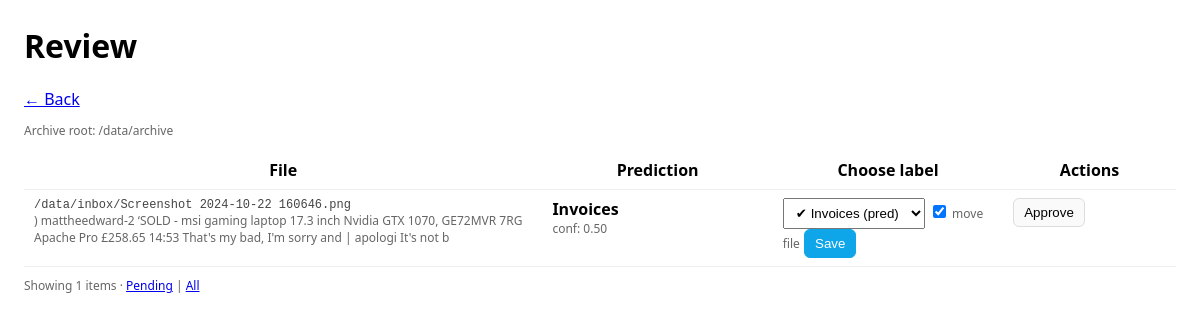
Screenshot of /review with the database file from the repository.
### tables this page shows
CREATE TABLE ml_samples (
  file_hash       TEXT PRIMARY KEY,
  path            TEXT,
  text            TEXT,
  predicted_label TEXT,
  confidence      REAL,
  created_at      TIMESTAMP DEFAULT CURRENT_TIMESTAMP,
  updated_at      TIMESTAMP DEFAULT CURRENT_TIMESTAMP
);

### nas_file_organizer/web/review_router.py (the view)
@router.get("/review")
def review_page(request: Request, page: int = 1, per: int = 20, only_pending: int = 1):
    offset = (page-1) * per
    with db() as con:
        rows = con.execute(f"""
            SELECT s.file_hash, s.path, s.text, s.predicted_label, s.confidence,
                   (SELECT lbl.label FROM ml_labels AS lbl WHERE lbl.file_hash = s.file_hash) AS gold_label
            FROM ml_samples AS s
            ORDER BY s.created_at DESC
            LIMIT ? OFFSET ?
        """, (per, offset)).fetchall()
    if only_pending:
        rows = [r for r in rows if (r["gold_label"] is None)]
    return templates.TemplateResponse("review.html", {
        "request": request,
        "rows": rows,
        "labels": top_level_labels(),
        "page": page, "per": per, "only_pending": only_pending,
        "archive_root": ARCHIVE_ROOT
    })

### templates/review.html (shortened to what this page needs)
<!doctype html>
<html>
<head>
</head>
<body class="bg-slate-50 text-slate-900">
    <div class="flex items-center justify-between mb-4">
        <h1 class="text-2xl font-bold">Review</h1>
        <a href="/" class="px-3 py-2 rounded-lg bg-slate-200 hover:bg-slate-300 text-sm">← Back</a>
    </div>
  <p class="muted">Archive root: {{ archive_root }}</p>
  <table>
    <thead>
      <tr>
        <th>File</th>
        <th>Prediction</th>
        <th>Choose label</th>
        <th class="actions">Actions</th>
      </tr>
    </thead>
    <tbody>
      {% for r in rows %}
      <tr>
        <td style="width:45%">
          <div class="path">{{ r["path"] }}</div>
          <div class="muted">{{ (r["text"] or "")[:160] }}</div>
        </td>
        <td style="width:20%">
          <div><strong>{{ r["predicted_label"] or "—" }}</strong></div>
          <div class="muted conf">conf: {{ '%.2f' % (r["confidence"] or 0) }}</div>
        </td>
        <td style="width:20%">
          <form class="inline" method="post" action="/review/confirm">
            <select name="corrected_label">
              {% if r["predicted_label"] %}
                <option value="{{ r['predicted_label'] }}">✔ {{ r['predicted_label'] }} (pred)</option>
              {% endif %}
            </select>
            <label class="muted"><input type="checkbox" name="move_file" value="1" checked/> move file</label>
            <button class="btn primary" type="submit">Save</button>
          </form>
        </td>
        <td class="actions" style="width:15%">
          {% if r["predicted_label"] %}
          <form class="inline" method="post" action="/review/confirm">
            <button class="btn" type="submit">Approve</button>
          </form>
          {% endif %}
        </td>
      </tr>
      {% endfor %}
    </tbody>
  </table>
  <div class="row muted" style="margin-top:10px;">
    Showing {{ rows|length }} items ·
    <a href="/review?only_pending=1">Pending</a> |
    <a href="/review?only_pending=0">All</a>
  </div>
</body>
</html>

### templates/review.html (style rules this page uses)
body { font-family: system-ui, sans-serif; margin: 24px; }
table { width: 100%; border-collapse: collapse; }
th, td { padding: 8px 10px; border-bottom: 1px solid #eee; vertical-align: top; }
.muted { color: #666; font-size: 12px; }
form.inline { display: inline-block; margin: 0; }
.row { margin-bottom: 8px; }
.conf { font-variant-numeric: tabular-nums; }
.path { font-family: ui-monospace, SFMono-Regular, Menlo, monospace; font-size: 12px; color:#444; }
.actions { white-space: nowrap; }
.btn { padding: 6px 10px; border: 1px solid #ddd; border-radius: 6px; background: #fafafa; cursor: pointer; }
.btn.primary { background: #0ea5e9; color: white; border-color: #0ea5e9; }
select, input[type=text] { padding: 6px 8px; }

### rows the page displays
ml_samples: path "/data/inbox/Screenshot 2024-10-22 160646.png", text ") mattheedward-2 ‘SOLD - msi gaming laptop 17.3 inch Nvidia GTX 1070, GE72MVR 7RG Apache Pro £258.65 14:53 That's my bad, I'm sorry and | apologi It's not b", predicted_label "Invoices", confidence "0.50", corrected_label "✔ Invoices (pred)"

### other values shown
{{ archive_root }} "/data/archive"
{{ rows|length }} "1"
